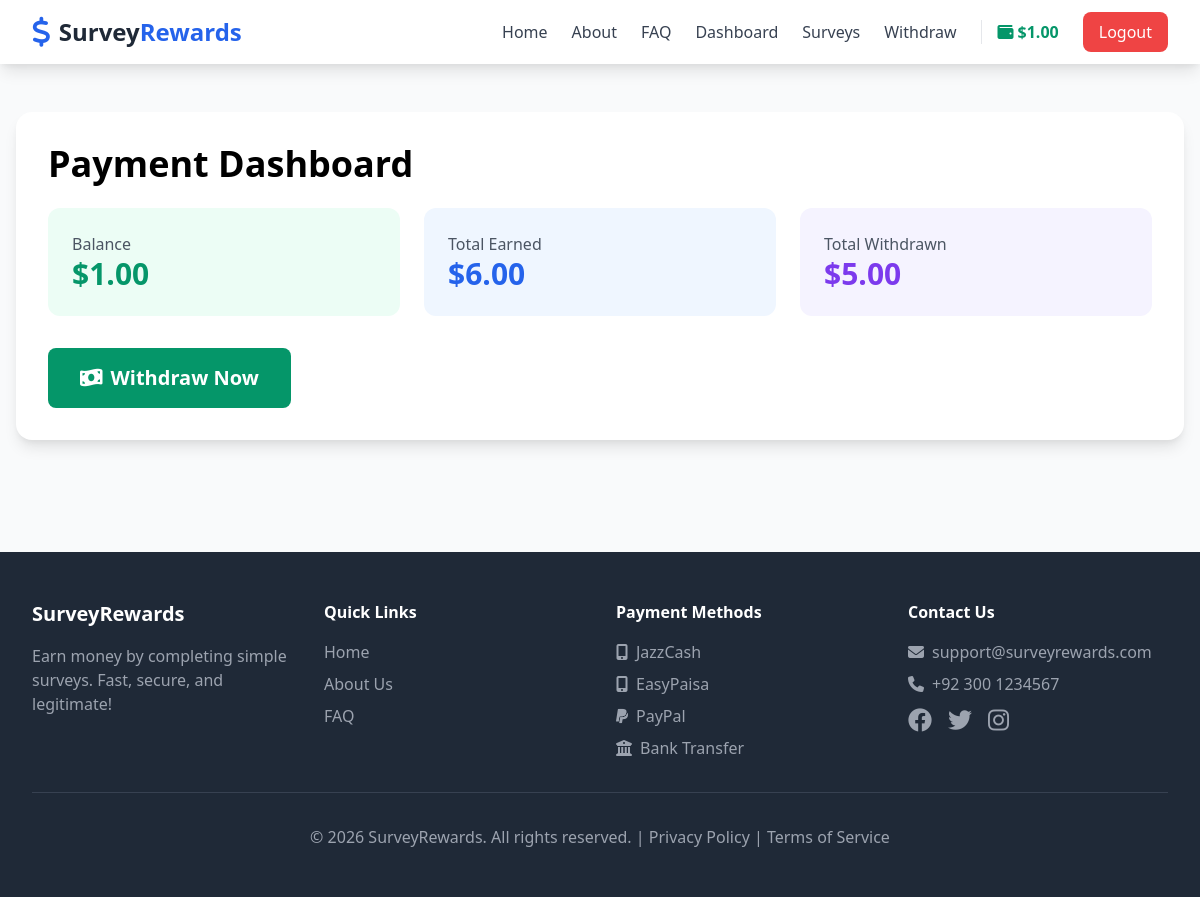
Page /payments/ (signed in) on the committed database.
### users/models.py (models this page shows, shortened)
class User(AbstractUser):
    email = models.EmailField(unique=True)
    phone = models.CharField(max_length=20, blank=True, null=True)
    balance = models.DecimalField(max_digits=10, decimal_places=2, default=0.00)
    total_earned = models.DecimalField(max_digits=10, decimal_places=2, default=0.00)
    total_withdrawn = models.DecimalField(max_digits=10, decimal_places=2, default=0.00)
    is_verified = models.BooleanField(default=False)
    referral_code = models.CharField(max_length=20, unique=True, blank=True, null=True)
    referred_by = models.ForeignKey('self', on_delete=models.SET_NULL, null=True, blank=True, related_name='referrals')
    date_joined = models.DateTimeField(default=timezone.now)
    last_login = models.DateTimeField(null=True, blank=True)
    USERNAME_FIELD = 'email'
    REQUIRED_FIELDS = ['username']

### payments/views.py (the view)
# urls.py: path('', views.payment_dashboard, name='payment_dashboard'),
def payment_dashboard(request):
    context = {
        'balance': 0,
        'total_earned': 0,
        'total_withdrawn': 0,
        'withdrawal_methods': WithdrawalMethod.objects.filter(is_active=True),
        'recent_withdrawals': [],
        'recent_transactions': [],
        'pending_withdrawals': 0,
        'is_logged_in': request.user.is_authenticated,
    }
    if request.user.is_authenticated:
        user = request.user
        context.update({
            'balance': user.balance,
            'total_earned': user.total_earned,
            'total_withdrawn': user.total_withdrawn,
            'recent_withdrawals': Withdrawal.objects.filter(user=user)[:10],
            'recent_transactions': Transaction.objects.filter(user=user)[:15],
            'pending_withdrawals': Withdrawal.objects.filter(
                user=user,
                status='pending'
            ).count(),
        })
    return render(request, 'payments/payment_dashboard.html', context)

### templates/payments/payment_dashboard.html
{% extends 'base.html' %}
{% block content %}
<div class="max-w-7xl mx-auto px-4 py-12">
    <div class="bg-white rounded-2xl p-8 shadow-lg">
        <h1 class="text-4xl font-bold mb-6">Payment Dashboard</h1>
        <div class="grid grid-cols-1 md:grid-cols-3 gap-6 mb-8">
            <div class="bg-green-50 p-6 rounded-xl">
                <p class="text-gray-600">Balance</p>
                <p class="text-3xl font-bold text-green-600">${{ balance|floatformat:2 }}</p>
            </div>
            <div class="bg-blue-50 p-6 rounded-xl">
                <p class="text-gray-600">Total Earned</p>
                <p class="text-3xl font-bold text-blue-600">${{ total_earned|floatformat:2 }}</p>
            </div>
            <div class="bg-purple-50 p-6 rounded-xl">
                <p class="text-gray-600">Total Withdrawn</p>
                <p class="text-3xl font-bold text-purple-600">${{ total_withdrawn|floatformat:2 }}</p>
            </div>
        </div>
        <a href="{% url 'withdraw' %}" class="inline-block bg-green-600 hover:bg-green-700 text-white px-8 py-4 rounded-lg font-bold text-xl transition">
            <i class="fas fa-money-bill-wave mr-2"></i>Withdraw Now
        </a>
    </div>
</div>
{% endblock %}

### templates/base.html (shortened to what this page needs)
<!DOCTYPE html>
<html lang="en">
<head>
    {% load static %}
    <link href="https://cdn.jsdelivr.net/npm/tailwindcss@2.2.19/dist/tailwind.min.css" rel="stylesheet">
    <link rel="stylesheet" href="https://cdnjs.cloudflare.com/ajax/libs/font-awesome/6.4.0/css/all.min.css">
    <link rel="stylesheet" href="{% static 'css/style.css' %}">
</head>
<body class="bg-gray-50">
    <nav class="bg-white shadow-lg sticky top-0 z-50">
        <div class="max-w-7xl mx-auto px-4 sm:px-6 lg:px-8">
            <div class="flex justify-between h-16">
                <div class="flex items-center">
                    <a href="{% url 'home' %}" class="flex items-center">
                        <i class="fas fa-dollar-sign text-3xl text-blue-600 mr-2"></i>
                        <span class="text-2xl font-bold text-gray-800">Survey<span class="text-blue-600">Rewards</span></span>
                    </a>
                </div>
                <div class="hidden md:flex items-center space-x-6">
                    <a href="{% url 'home' %}" class="text-gray-700 hover:text-blue-600 font-medium">Home</a>
                    <a href="{% url 'about' %}" class="text-gray-700 hover:text-blue-600 font-medium">About</a>
                    <a href="{% url 'faq' %}" class="text-gray-700 hover:text-blue-600 font-medium">FAQ</a>
                    {% if user.is_authenticated %}
                        <a href="{% url 'dashboard' %}" class="text-gray-700 hover:text-blue-600 font-medium">Dashboard</a>
                        <a href="{% url 'survey_list' %}" class="text-gray-700 hover:text-blue-600 font-medium">Surveys</a>
                        <a href="{% url 'payment_dashboard' %}" class="text-gray-700 hover:text-blue-600 font-medium">Withdraw</a>
                        <div class="border-l pl-4 ml-4">
                            <span class="text-green-600 font-bold"><i class="fas fa-wallet mr-1"></i>${{ user.balance|floatformat:2 }}</span>
                        </div>
                        <a href="{% url 'logout' %}" class="bg-red-500 hover:bg-red-600 text-white px-4 py-2 rounded-lg font-medium transition">Logout</a>
                    {% else %}
                        <a href="{% url 'login' %}" class="text-gray-700 hover:text-blue-600 font-medium">Login</a>
                        <a href="{% url 'register' %}" class="bg-blue-600 hover:bg-blue-700 text-white px-6 py-2 rounded-lg font-medium transition">Get Started</a>
                    {% endif %}
                </div>
            </div>
        </div>
    </nav>
    <main>
        {% block content %}{% endblock %}
    </main>
    <footer class="bg-gray-800 text-white mt-16">
        <div class="max-w-7xl mx-auto px-4 sm:px-6 lg:px-8 py-12">
            <div class="grid grid-cols-1 md:grid-cols-4 gap-8">
                <div>
                    <h3 class="text-xl font-bold mb-4">SurveyRewards</h3>
                    <p class="text-gray-400">Earn money by completing simple surveys. Fast, secure, and legitimate!</p>
                </div>
                <div>
                    <h4 class="font-semibold mb-4">Quick Links</h4>
                    <ul class="space-y-2">
                        <li><a href="{% url 'home' %}" class="text-gray-400 hover:text-white">Home</a></li>
                        <li><a href="{% url 'about' %}" class="text-gray-400 hover:text-white">About Us</a></li>
                        <li><a href="{% url 'faq' %}" class="text-gray-400 hover:text-white">FAQ</a></li>
                    </ul>
                </div>
                <div>
                    <h4 class="font-semibold mb-4">Payment Methods</h4>
                    <ul class="space-y-2 text-gray-400">
                        <li><i class="fas fa-mobile-alt mr-2"></i>JazzCash</li>
                        <li><i class="fas fa-mobile-alt mr-2"></i>EasyPaisa</li>
                        <li><i class="fab fa-paypal mr-2"></i>PayPal</li>
                        <li><i class="fas fa-university mr-2"></i>Bank Transfer</li>
                    </ul>
                </div>
                <div>
                    <h4 class="font-semibold mb-4">Contact Us</h4>
                    <ul class="space-y-2 text-gray-400">
                        <li><i class="fas fa-envelope mr-2"></i>support@surveyrewards.com</li>
                        <li><i class="fas fa-phone mr-2"></i>+92 300 1234567</li>
                        <li class="flex space-x-4 mt-4">
                            <a href="#" class="text-2xl hover:text-blue-400"><i class="fab fa-facebook"></i></a>
                            <a href="#" class="text-2xl hover:text-blue-400"><i class="fab fa-twitter"></i></a>
                            <a href="#" class="text-2xl hover:text-blue-400"><i class="fab fa-instagram"></i></a>
                        </li>
                    </ul>
                </div>
            </div>
            <div class="border-t border-gray-700 mt-8 pt-8 text-center text-gray-400">
                <p>&copy; 2026 SurveyRewards. All rights reserved. | <a href="#" class="hover:text-white">Privacy Policy</a> | <a href="#" class="hover:text-white">Terms of Service</a></p>
            </div>
        </div>
    </footer>
</body>
</html>

### static/css/style.css (style rules this page uses)
html { scroll-behavior: smooth; }

### rows in the picture
User: balance "1.00", total_earned "6.00", total_withdrawn "5.00"
